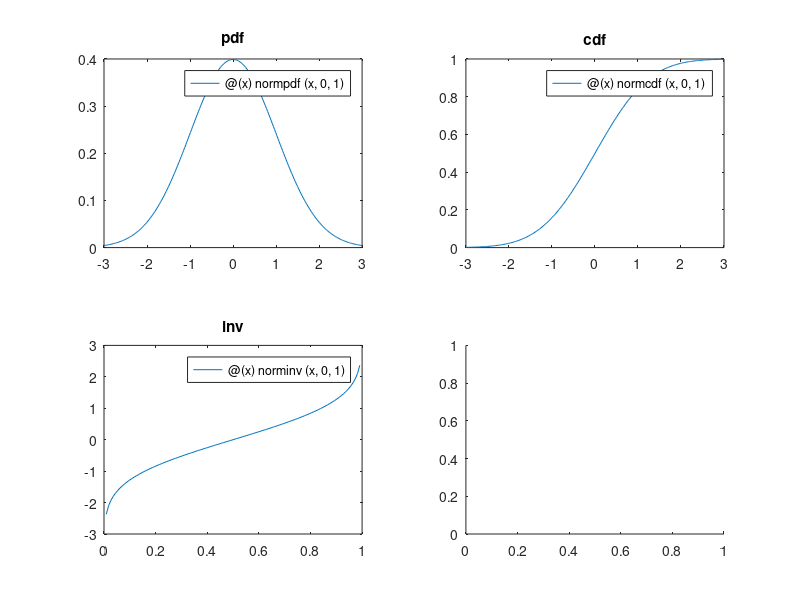

Write MATLAB code to recreate this figure. (Note: this script raises an error after producing the figure.)
%% topic16code.m  Illustration of some statistical functions


%% normal distribution
figure(1); set(gcf,'Name','normal');
subplot(2,2,1); fplot( @(x) normpdf(x,0,1) , [ -3 3 ]);  title('pdf');
subplot(2,2,2); fplot( @(x) normcdf(x,0,1) , [ -3 3 ]);  title('cdf');
subplot(2,2,3); fplot( @(x) norminv(x,0,1) , [  0 1 ]);  title('inv');
subplot(2,2,4); histogram(       normrnd(0,1,[ 10000 1 ]), 20); set(gca,'xlim',[-4,4]);  title('rnd');


%% Student's t-distribution
figure(2); set(gcf,'Name','student''s t');
n = 20;
subplot(2,2,1); fplot( @(x) tpdf(x, df) , [ -3 3 ]);  title('pdf');
subplot(2,2,2); fplot( @(x) tcdf(x, df) , [ -3 3 ]);  title('cdf');
subplot(2,2,3); fplot( @(x) tinv(x, df) , [  0 1 ]);  title('inv');
subplot(2,2,4); histogram(       trnd(df ,[ 10000 1 ]), 20);   set(gca,'xlim',[-4,4]);  title('rnd');


%% t-test
x   = 10+3*randn([ 1 n ]);                          % make up some data
mu0 = 10;                                           % hypothesize a mean
muhat    = mean(x);                                 % get the sample mean
sigmahat = std(x);                                  % get the sample standard deviation
t  = (muhat-mu0)/(sigmahat/sqrt(n));                % calculate the t statistic
plow  =   tcdf(t,n-1)                               % probability that t is at least this low (left-tailed test)
phigh = 1-tcdf(t,n-1)                               % probability that t is at least this high (right-tailed test)
p2    = tcdf(-abs(t),n-1) + (1-tcdf(abs(t),n-1))    % probability that t is at least this far from zero (two-tailed test)

% use matlab's ttest function:
[t_sig, t_p, t_ci, stat] = ttest(x, 10)

% use ttest2 for unpaired two-sample tests, 
% and ttest for one-sample and paired samples

%% two-way anova
x = [ 15    20    18
      13    21    16
      15    20    20
      11    16    14
      13    18    16
      15    20    18
      14    19    17
      15    20    18
      14    19    17
      11    16    14
      15    20    18
      15    20    18 ];
nobs=3;
p=anova2(x,nobs)

